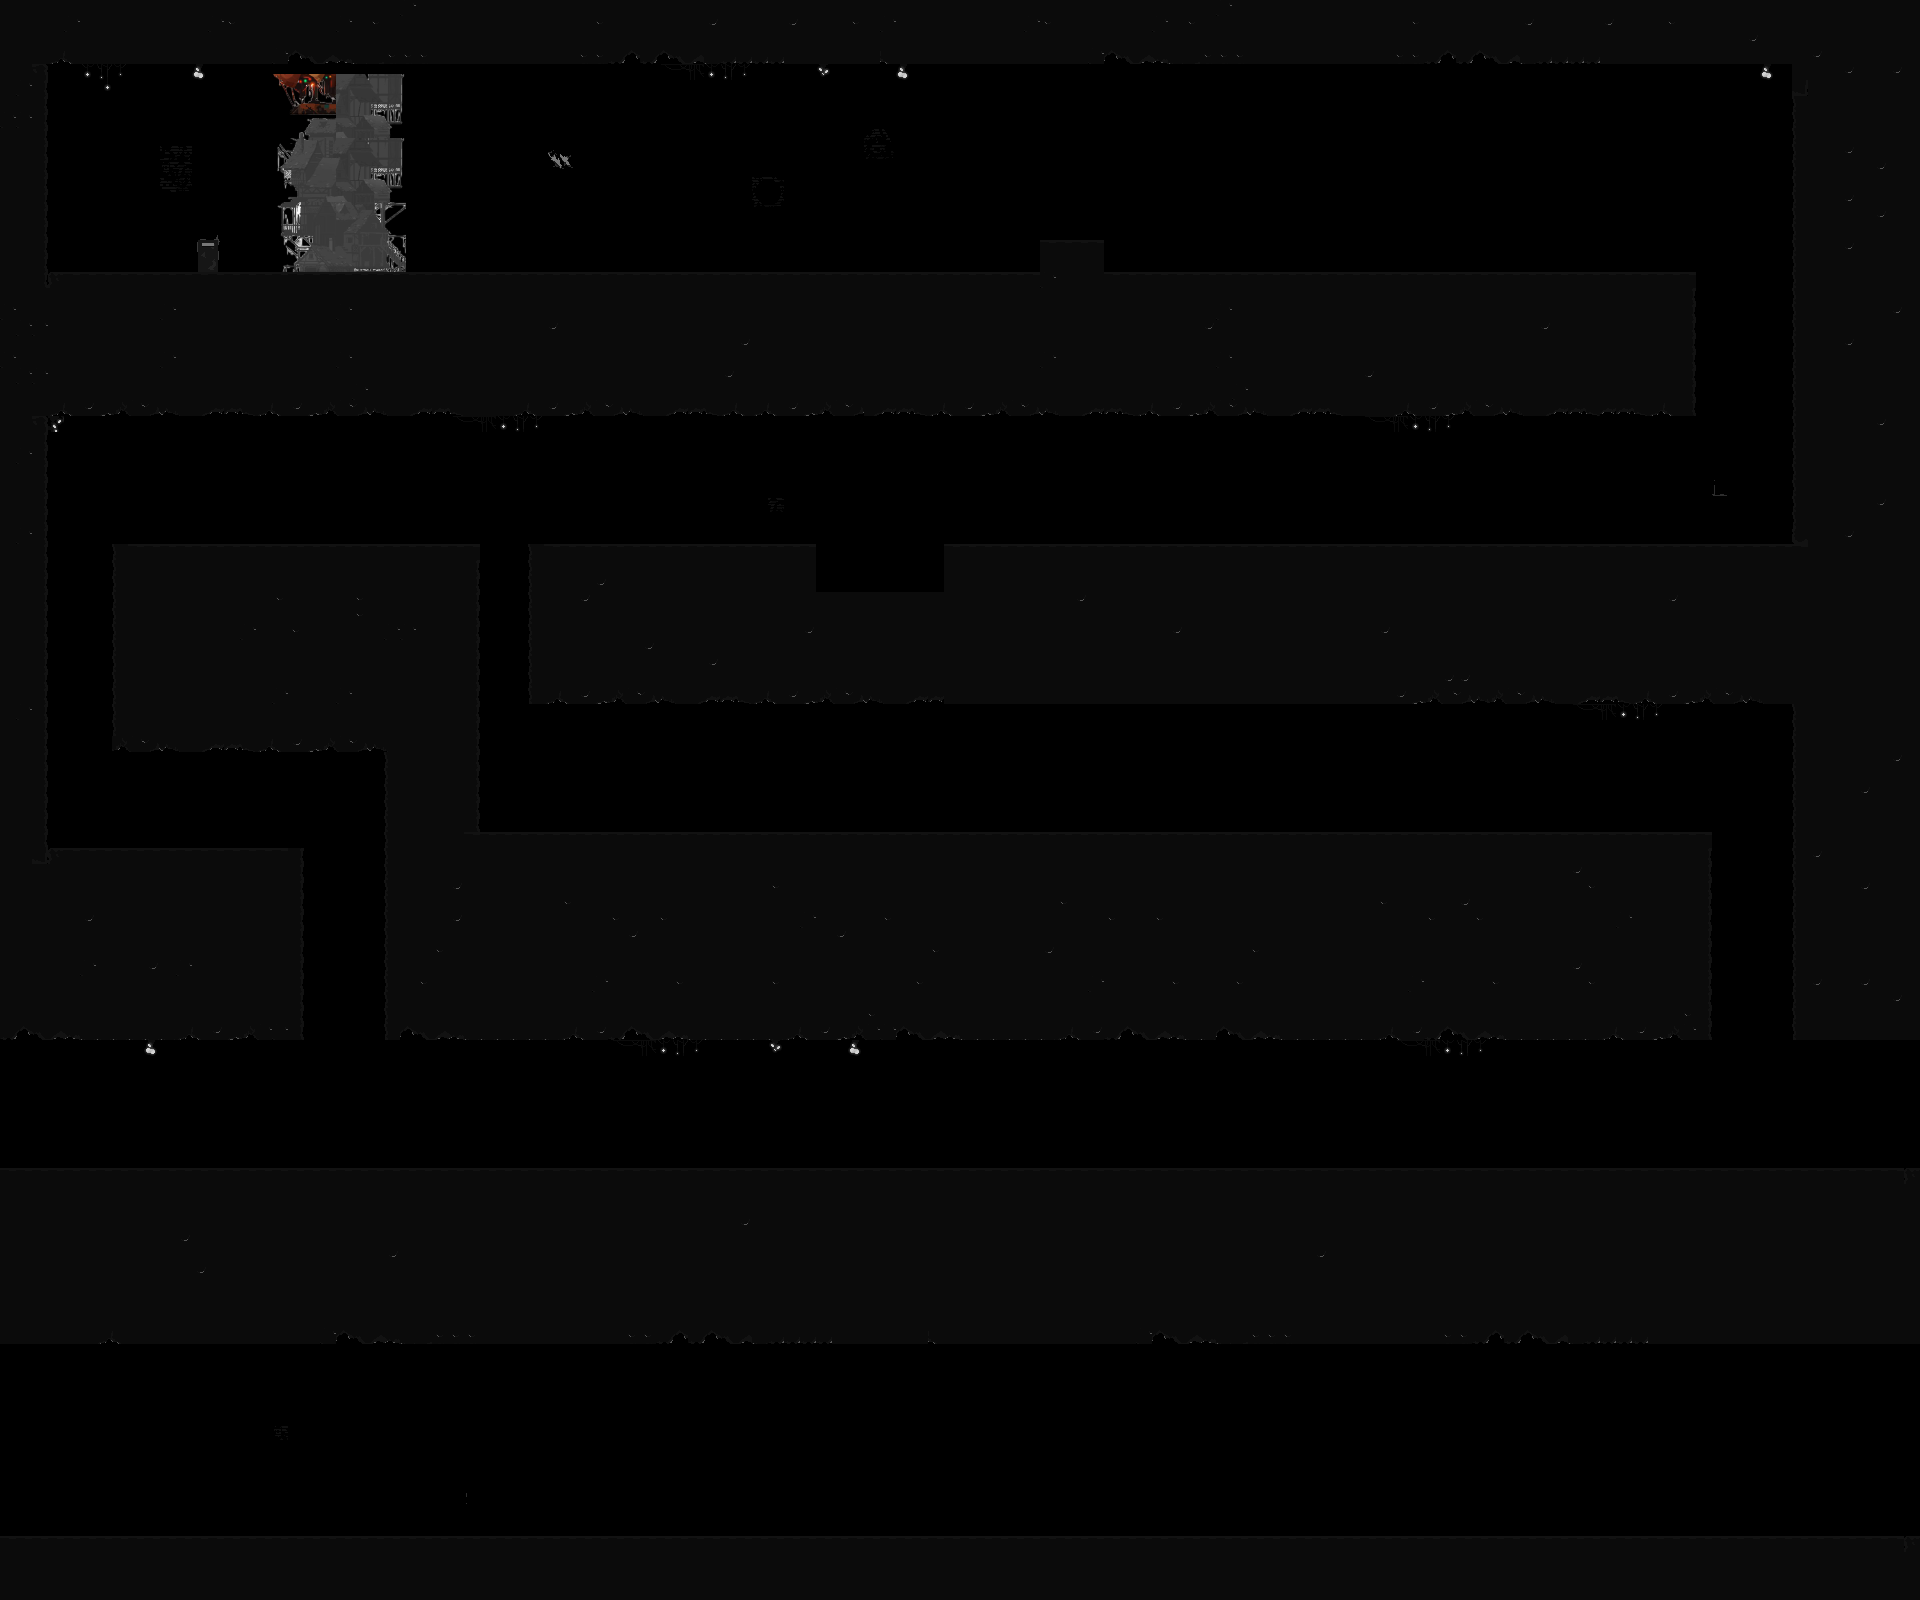

This is a level from a 2D game, rendered from its Tiled map with the project's own tilesets. A one-line summary and the map file follow, with tile-layer data summarised:
An orthogonal 120x100 tile map with 16x16 px tiles, 1 tile layer (Tile Layer 1), 2 tilesets and 15 objects (2x ghoul, player).

<map version="1.10" tiledversion="1.10.2" orientation="orthogonal" renderorder="right-down" width="120" height="100" tilewidth="16" tileheight="16" infinite="0" nextlayerid="4" nextobjectid="34">
 <editorsettings>
  <export target="TileMap1.tmx" format="tmx" />
 </editorsettings>
 <tileset firstgid="1" source="tileset1.tsx" />
 <tileset firstgid="289" source="img2.tsx" />
 <layer id="1" name="Tile Layer 1" width="120" height="100">
  <data>[12000 cells, 6342 non-empty, 76 distinct tile ids]</data>
 </layer>
 <objectgroup id="2" name="Object Layer 1" offsetx="0.260916" offsety="0.260916">
  <object id="14" x="0.405751" y="60.4058">
   <polygon points="0,0 -0.666667,214.667 46,212.667 45.3333,6 44.6667,0" />
  </object>
  <object id="15" x="51.0724" y="274.406">
   <polygon points="0,0 988.667,-2.66667 990.667,134.667 -50.6667,137.333 -52,2" />
  </object>
  <object id="19" x="-0.260916" y="421.739">
   <polygon points="0,0 2,592 42,592 46,-8" />
  </object>
  <object id="20" x="47.7391" y="847.739">
   <polygon points="0,0 252,2 252,190 -2,190" />
  </object>
  <object id="21" x="111.739" y="547.739">
   <polygon points="0,0 -4,198 362,200 362,-4" />
  </object>
  <object id="22" x="381.739" y="749.739">
   <polygon points="0,0 8,276 96,278 96,-2" />
  </object>
  <object id="23" x="477.739" y="833.739">
   <polygon points="0,0 1232,-2 1236,192 4,194" />
  </object>
  <object id="24" x="537.739" y="553.739">
   <polygon points="0,0 276,-8 278,32 278,142 -2,146" />
  </object>
  <object id="25" x="815.739" y="599.739">
   <polygon points="0,0 126,-6 130,92 2,88" />
  </object>
  <object id="26" x="945.739" y="547.739">
   <polygon points="0,0 6,140 830,154 836,2" />
  </object>
  <object id="27" x="-0.260916" y="1169.74">
   <polygon points="0,0 6,168 1920,174 1924,0" />
  </object>
  <object id="28" name="player" x="402.739" y="178.739" width="32" height="60" />
  <object id="29" name="ghoul" x="558.739" y="169.739" width="32" height="60" />
  <object id="30" x="-173.261" y="168.739" />
  <object id="33" name="ghoul" x="719.739" y="169.739" width="32" height="60" />
 </objectgroup>
</map>
